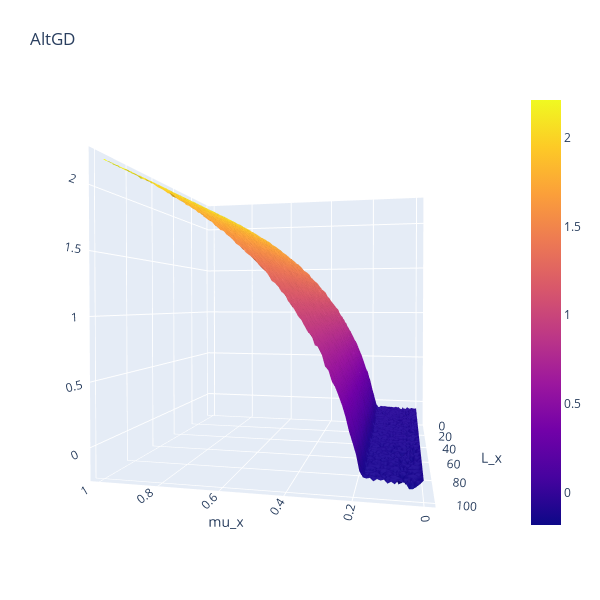

Notebook cell for this chart:
### Code cell
z = coefs["AltGD"]
camera = dict(
    up=dict(x=0, y=0, z=1),
    center=dict(x=0, y=0, z=0),
    eye=dict(x=-1.5, y=1.5, z=1.5)
)
fig = go.Figure()
fig.add_trace(go.Surface(z=z, x=MU_RANGE, y=L_RANGE))
fig.update_layout(title='AltGD', autosize=False,
                  width=600, height=600,
                  margin=dict(l=65, r=50, b=65, t=90),
                  scene=dict(xaxis=dict(title="mu_x"),
                             yaxis=dict(title="L_x"),
                             zaxis=dict(title="Log coeff"),
                             camera=camera
                            ),
                 )
fig.show()

### Figure 1 — Plotly figure (JSON) as saved in the notebook; plotly's stock layout.template omitted (floating-point values rounded to 4 significant figures; data arrays with more than 128 entries replaced by an {"elided": "..."} marker saying what was removed)
{"data": [{"type": "surface", "x": [1e-05, 0.01011, 0.02021, 0.03031, 0.04041, 0.05051, 0.06062, 0.07072, 0.08082, 0.09092, 0.101, 0.1111, 0.1212, 0.1313, 0.1414, 0.1515, 0.1616, 0.1717, 0.1818, 0.1919, 0.202, 0.2121, 0.2222, 0.2323, 0.2424, 0.2525, 0.2626, 0.2727, 0.2828, 0.2929, 0.303, 0.3131, 0.3232, 0.3333, 0.3434, 0.3535, 0.3636, 0.3737, 0.3838, 0.3939, 0.404, 0.4141, 0.4242, 0.4343, 0.4445, 0.4546, 0.4647, 0.4748, 0.4849, 0.495, 0.5051, 0.5152, 0.5253, 0.5354, 0.5455, 0.5556, 0.5657, 0.5758, 0.5859, 0.596, 0.6061, 0.6162, 0.6263, 0.6364, 0.6465, 0.6566, 0.6667, 0.6768, 0.6869, 0.697, 0.7071, 0.7172, 0.7273, 0.7374, 0.7475, 0.7576, 0.7677, 0.7778, 0.7879, 0.798, 0.8081, 0.8182, 0.8283, 0.8384, 0.8485, 0.8586, 0.8687, 0.8788, 0.8889, 0.899, 0.9091, 0.9192, 0.9293, 0.9394, 0.9495, 0.9596, 0.9697, 0.9798, 0.9899, 1], "y": [1, 2, 3, 4, 5, 6, 7, 8, 9, 10, 11, 12, 13, 14, 15, 16, 17, 18, 19, 20, 21, 22, 23, 24, 25, 26, 27, 28, 29, 30, 31, 32, 33, 34, 35, 36, 37, 38, 39, 40, 41, 42, 43, 44, 45, 46, 47, 48, 49, 50, 51, 52, 53, 54, 55, 56, 57, 58, 59, 60, 61, 62, 63, 64, 65, 66, 67, 68, 69, 70, 71, 72, 73, 74, 75, 76, 77, 78, 79, 80, 81, 82, 83, 84, 85, 86, 87, 88, 89, 90, 91, 92, 93, 94, 95, 96, 97, 98, 99, 100], "z": {"elided": "100x100 float values"}}], "layout": {"autosize": false, "height": 600, "margin": {"b": 65, "l": 65, "r": 50, "t": 90}, "scene": {"aspectmode": "auto", "aspectratio": {"x": 1, "y": 1, "z": 1}, "camera": {"center": {"x": 0, "y": 0, "z": 0}, "eye": {"x": -0.417, "y": 1.943, "z": 0.02984}, "projection": {"type": "perspective"}, "up": {"x": 0, "y": 0, "z": 1}}, "xaxis": {"title": {"text": "mu_x"}, "type": "linear"}, "yaxis": {"title": {"text": "L_x"}, "type": "linear"}, "zaxis": {"title": {"text": "Log coeff"}, "type": "linear"}}, "title": {"text": "AltGD"}, "width": 600}}
